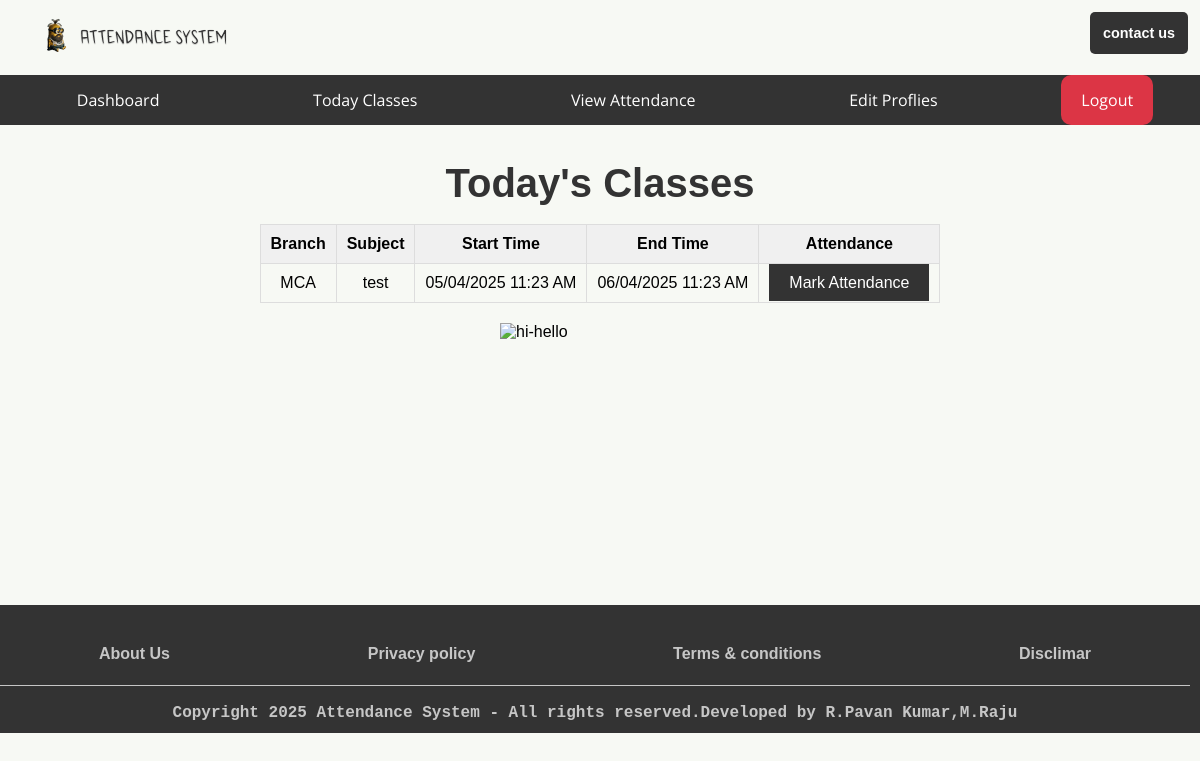
The page /status_classes (signed in) on the database as committed earlier.
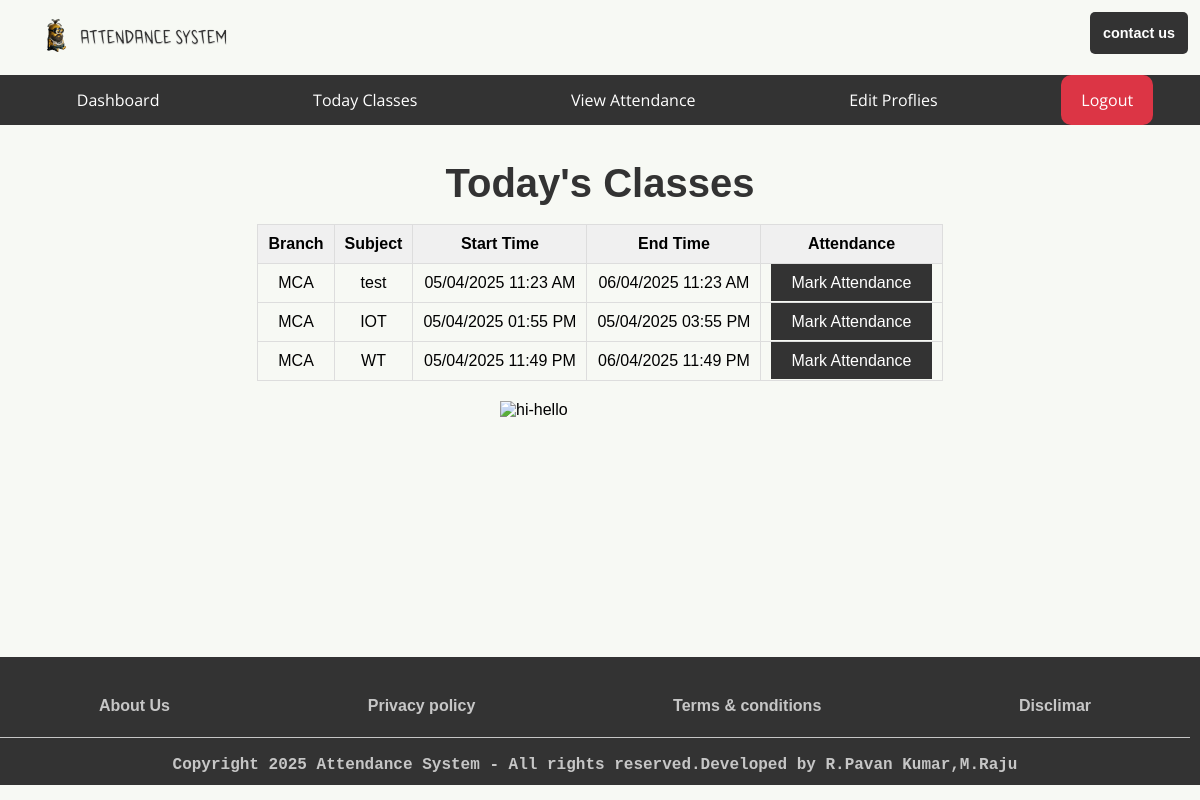
The same page on the database as committed later.
### app.py (models this page shows, shortened)
class SubjectsClasses(db.Model):  # Renamed to SubjectsClasses
    id = db.Column(db.Integer, primary_key=True)
    Branch = db.Column(db.String(200), nullable=False)
    Subject = db.Column(db.String(200), nullable=False)
    Start_Time = db.Column(db.DateTime, nullable=False)
    End_Time = db.Column(db.DateTime, nullable=False)
    date_created = db.Column(db.DateTime, default=datetime.utcnow)
    completed = db.Column(db.Integer, default=0)

### app.py (the view)
@app.route('/status_classes')
@role_required('student')
def status_classes():
    start_of_day = datetime.today().replace(hour=0, minute=0, second=0, microsecond=0)
    end_of_day = datetime.today().replace(hour=23, minute=59, second=59, microsecond=999999)
    users = db.session.query(SubjectsClasses).filter(
        (SubjectsClasses.Start_Time >= start_of_day) & (SubjectsClasses.Start_Time <= end_of_day) |
        (SubjectsClasses.End_Time >= start_of_day) & (SubjectsClasses.End_Time <= end_of_day)
    ).filter(SubjectsClasses.completed == 0).all()
    return render_template('auth/dashboards/student/stutus_classes.html', users=users)

### app.py (called while the page is built)
def role_required(roles):
    if not isinstance(roles, list):
        roles = [roles]  # Ensure roles is a list
    def decorator(func):
        @wraps(func)
        def wrapper(*args, **kwargs):
            if 'username' not in session:
                return redirect(url_for('login'))
            user = User.query.filter_by(username=session['username']).first()
            if user.role not in roles:  # Check if the user's role is in the allowed roles list
                return redirect(url_for('index'))  # Redirect to the home page if unauthorized
            return func(*args, **kwargs)
        return wrapper
    return decorator

### templates/auth/dashboards/student/stutus_classes.html (shortened to what this page needs)
{% extends 'base/base_student.html' %}
{% block body %}
<main>
    <h1>Today's Classes</h1><br/>
    <div style="overflow-x: auto; max-width: 100%;">
        <table>
            <thead>
                <tr>
                    <th>Branch</th>
                    <th>Subject</th>
                    <th>Start Time</th>
                    <th>End Time</th>
                    <th>Attendance</th>
                </tr>
            </thead>
            <tbody>
                {% if users %}
                    {% for subjects_classes in users %}
                        <tr>
                            <td>{{ subjects_classes.Branch }}</td>
                            <td>{{ subjects_classes.Subject }}</td>
                            <td>{{ subjects_classes.Start_Time.strftime("%d/%m/%Y %I:%M %p") }}</td>
                            <td>{{ subjects_classes.End_Time.strftime("%d/%m/%Y %I:%M %p") }}</td>
                            <td><a href="{{ url_for('maintenance') }}" class="button">Mark Attendance</a></td>
                        </tr>
                    {% endfor %}
                {% else %}
                    <tr><td colspan="5">No classes today.</td></tr>
                {% endif %}
            </tbody>
        </table>
    </div>
    <div>
        <img class="gif" src="https://media.tenor.com/PQGGoLePq94AAAAi/im-so-tired-stuart.gif" alt="hi-hello" title="gif"/>
    </div>
</main>
{% endblock body %}

Rows that differ between the two databases and show on the page:
added SubjectsClasses: Branch "MCA", Subject "IOT", Start_Time "05/04/2025 01:55 PM", End_Time "05/04/2025 03:55 PM"
added SubjectsClasses: Branch "MCA", Subject "WT", Start_Time "05/04/2025 11:49 PM", End_Time "06/04/2025 11:49 PM"
